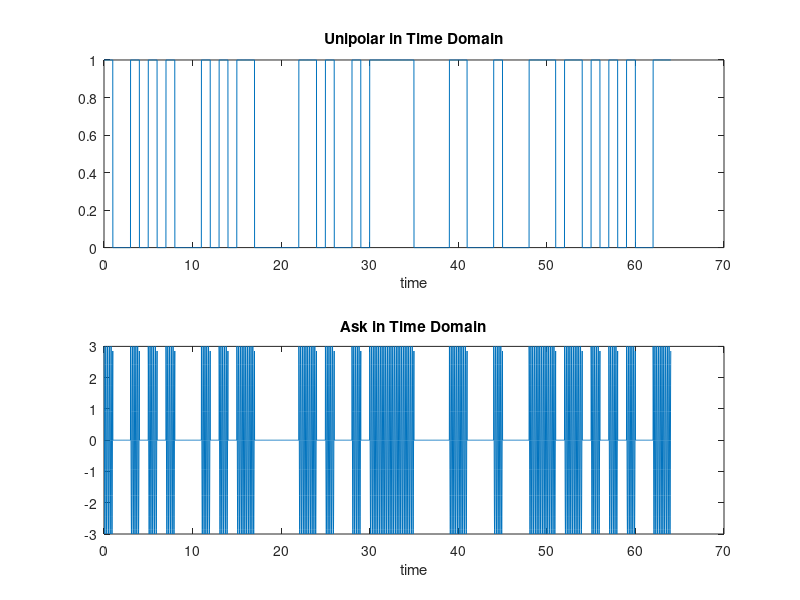
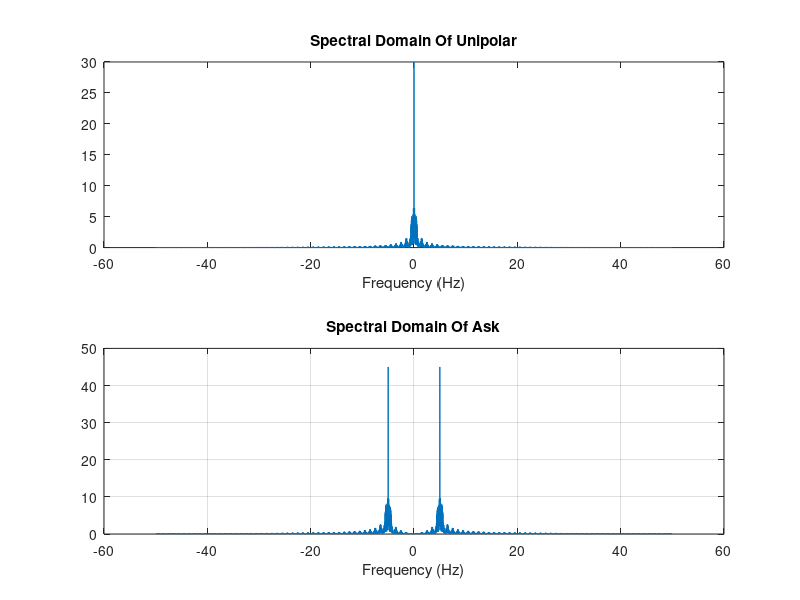
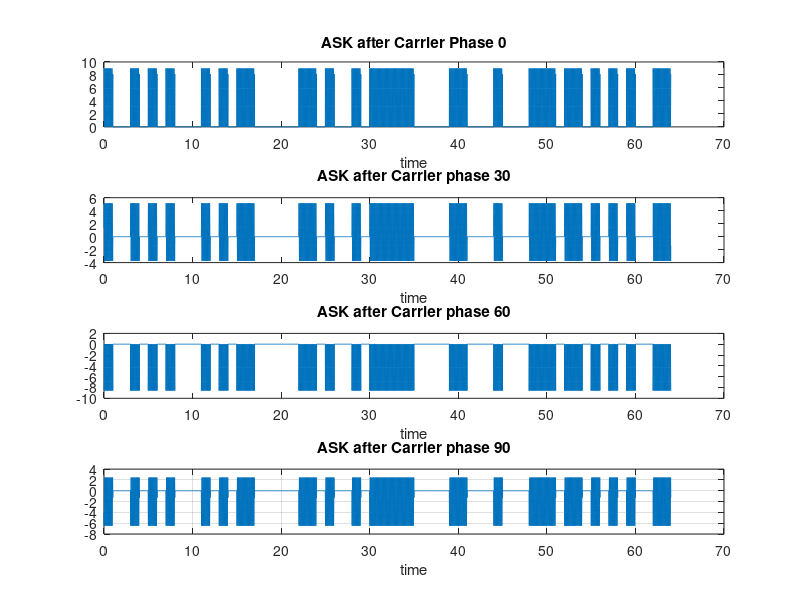
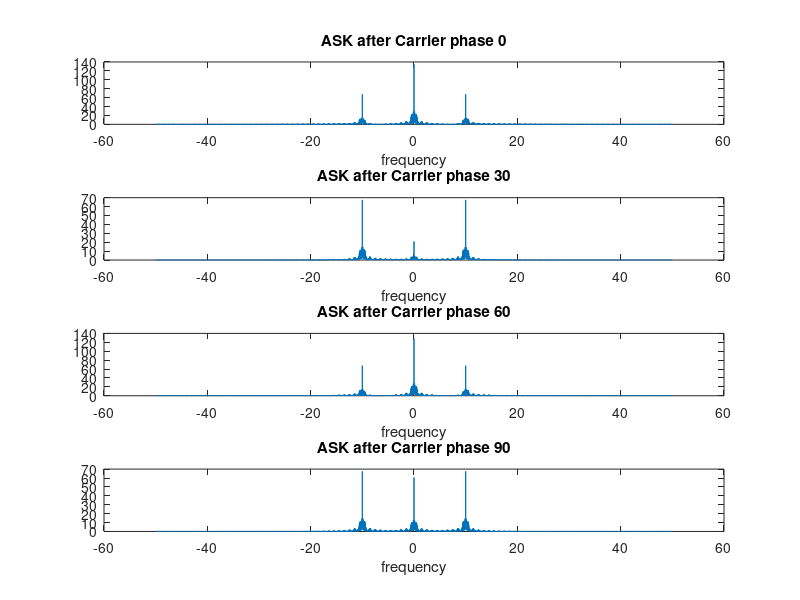

Write MATLAB code to recreate these figures, in order.
clc;
clear;
close all
bits = 64;
stream =randi([0, 1], 1, bits);

ts = 0.01;
T = bits;
t = 0 : 0.01 : (bits-0.01);
fs = 1 / ts;
df =  1 / T;
f = -0.5 * fs : df : 0.5 * fs - df;
unipolar=zeros(size(t));
for i = 1:bits
    if stream(i) == 1
        unipolar((i-1)*100+1:i*100) = 1;
    end
end
%%%%%%%%%%%%%%%%%%%%%%% Unipolar to freq Domain %%%%%%%%%%%%%%%%%%%%%%%%%%%%%%%%
UNIPOLAR= fftshift(fft(unipolar))*ts;
%%%%%%%%%%%%%%%%%%%%%%% Ask Signal Formation in time & Freq Domain %%%%%%%%%%%%%%%%%%%%%%%%%%%%%%%%
fc=5;
c=3*cos(2*pi*fc*t);
C_30=3*cos(2*pi*fc*t+30);
C_60=3*cos(2*pi*fc*t+60);
C_90=3*cos(2*pi*fc*t+90);
transmitted=c.*unipolar;
Transmitted= fftshift(fft(transmitted))*ts;
%%%%%%%%%%%%%%%%%%%%%%% Plotting Unipolar and Ask Temporal %%%%%%%%%%%%%%%%%%%%%%%%%%%%%%%%
figure(1);
subplot(2,1,1);
plot(t, unipolar);
xlabel('time');
title('Unipolar in Time Domain');
subplot(2,1,2);
plot(t, transmitted);
xlabel('time');
title('Ask in Time Domain');
%%%%%%%%%%%%%%%%%%%%%%% Plotting Unipolar and Ask Spectral %%%%%%%%%%%%%%%%%%%%%%%%%%%%%%%%
figure(2)
subplot(2,1,1);
plot(f, abs(UNIPOLAR));
xlabel('Frequency (Hz)');
title('Spectral Domain Of Unipolar');
subplot(2,1,2)
plot(f, abs(Transmitted));
xlabel('Frequency (Hz)');
title('Spectral Domain Of Ask');
grid on;
%%%%%%%%%%%%%%%%%%%%%%% Multiplying Carriers with different phase errors to Ask at Receiver %%%%%%%%%%%%%%%%%%%%%%%%%%%%%%%%
mixer_output=transmitted.*(c);
mixer_output_30=C_30.*transmitted;
mixer_output_60=C_60.*transmitted;
mixer_output_90=C_90.*transmitted;
%%%%%%%%%%%%%%%%%%%%%%% Comparing in time domain different phase errors After Carrier Multiplication in Mixer %%%%%%%%%%%%%%%%%%%%%%%%%%%%%%%%
figure(3)
subplot(4,1,1);
plot (t,mixer_output);
xlabel('time');
title('ASK after Carrier Phase 0');
subplot(4,1,2);
plot (t,mixer_output_30);
xlabel('time');
title('ASK after Carrier phase 30');
subplot(4,1,3);
plot (t,mixer_output_60);
xlabel('time');
title('ASK after Carrier phase 60');
subplot(4,1,4);
plot(t, mixer_output_90);
xlabel('time');
title('ASK after Carrier phase 90');
grid on;
%%%%%%%%%%%%%%%%%%%%%%% Comparing in Freq Domain different phase errors After Carrier Multiplication in Mixer %%%%%%%%%%%%%%%%%%%%%%%%%%%%%%%%
Mixer_Output= fftshift(fft(mixer_output))*ts;
Mixer_Output_30= fftshift(fft(mixer_output_30))*ts;
Mixer_Output_60= fftshift(fft(mixer_output_60))*ts;
Mixer_Output_90= fftshift(fft(mixer_output_90))*ts;
figure(4)
subplot(4,1,1);
plot (f,abs(Mixer_Output));
xlabel('frequency');
title('ASK after Carrier phase 0');
subplot(4,1,2);
plot (f,abs(Mixer_Output_30));
xlabel('frequency');
title('ASK after Carrier phase 30');
subplot(4,1,3);
plot (f,abs(Mixer_Output_60));
xlabel('frequency');
title('ASK after Carrier phase 60');
subplot(4,1,4);
plot (f,abs(Mixer_Output_90));
xlabel('frequency');
title('ASK after Carrier phase 90');
%%%%%%%%%%%%%%%%%%%%%%% LPF Applied at f=5 %%%%%%%%%%%%%%%%%%%%%%%%%%%%%%%%
H= abs(f)<= 5;
LPF_Output=H.*Mixer_Output;
LPF_Output_30=H.*Mixer_Output_30;
LPF_Output_60=H.*Mixer_Output_60;
LPF_Output_90=H.*Mixer_Output_90;
%%%%%%%%%%%%%%%%%%%%%%% IFT to get Filtered Ask Received Signal %%%%%%%%%%%%%%%%%%%%%%%%%%%%%%%%
received =real(ifft(ifftshift(LPF_Output)/ts));
received_30 =real(ifft(ifftshift(LPF_Output_30)/ts));
received_60 =real(ifft(ifftshift(LPF_Output_60)/ts));
received_90 =real(ifft(ifftshift(LPF_Output_90)/ts));
figure(5)
subplot(4,1,1);
plot (t,received);
xlabel('time');
title('ASK phase 0 Received'); %Received Ask Message Without Phase Error
subplot(4,1,2);
plot (t,received_30);
xlabel('time');
title('ASK phase 30 Received'); %Phase 30 Amplitudes are Aprroximately Equal to Received Ask Amplitudes divided by 6.4 , Also Lowest SNR
subplot(4,1,3);
plot (t,received_60);
xlabel('time');
title('ASK phase 60 Received'); %Phase 60 Amplitudes are Equal to Received Ask Amplitudes Multiplied by -1 (Inverted)
subplot(4,1,4);
plot (t,received_90);
xlabel('time');
title('ASK phase 90 Received');  %Phase 90 Amplitudes are Approximately Equal to Phase 60 Amplitudes divided by 2
output= zeros(size(t));
for i = 1:(bits*100)
    if received(i) <0.5 && received(i) >-0.5 
        output(i) = 0;
    else
        output(i) = 1;
    end
end
figure(6)
plot (t,output);
xlabel('time');
title('ASK Received');
output_30= zeros(size(t));
for i = 1:(bits*100)
    if received_30(i) <0.5 && received_30(i) >-0.5 
        output_30(i) = 0;
    else
        output_30(i) = 1;
    end
end
figure(7)
plot (t,output_30);
xlabel('time');
title('ASK phase 30 Received');

output_60= zeros(size(t));
for i = 1:(bits*100)
    if received_60(i) <0.5 && received_60(i) >-0.5 
        output_60(i) = 0;
    else
        output_60(i) = 1;
    end
end
figure(8)
plot (t,output_60);
xlabel('time');
title('ASK phase 60 Received');

output_90= zeros(size(t));
for i = 1:(bits*100)
    if received_90(i) <0.5 && received_90(i) >-0.5 
        output_90(i) = 0;
    else
        output_90(i) = 1;
    end
end
figure(9)
plot (t,output_90);
xlabel('time');
title('ASK phase 600 Received');
